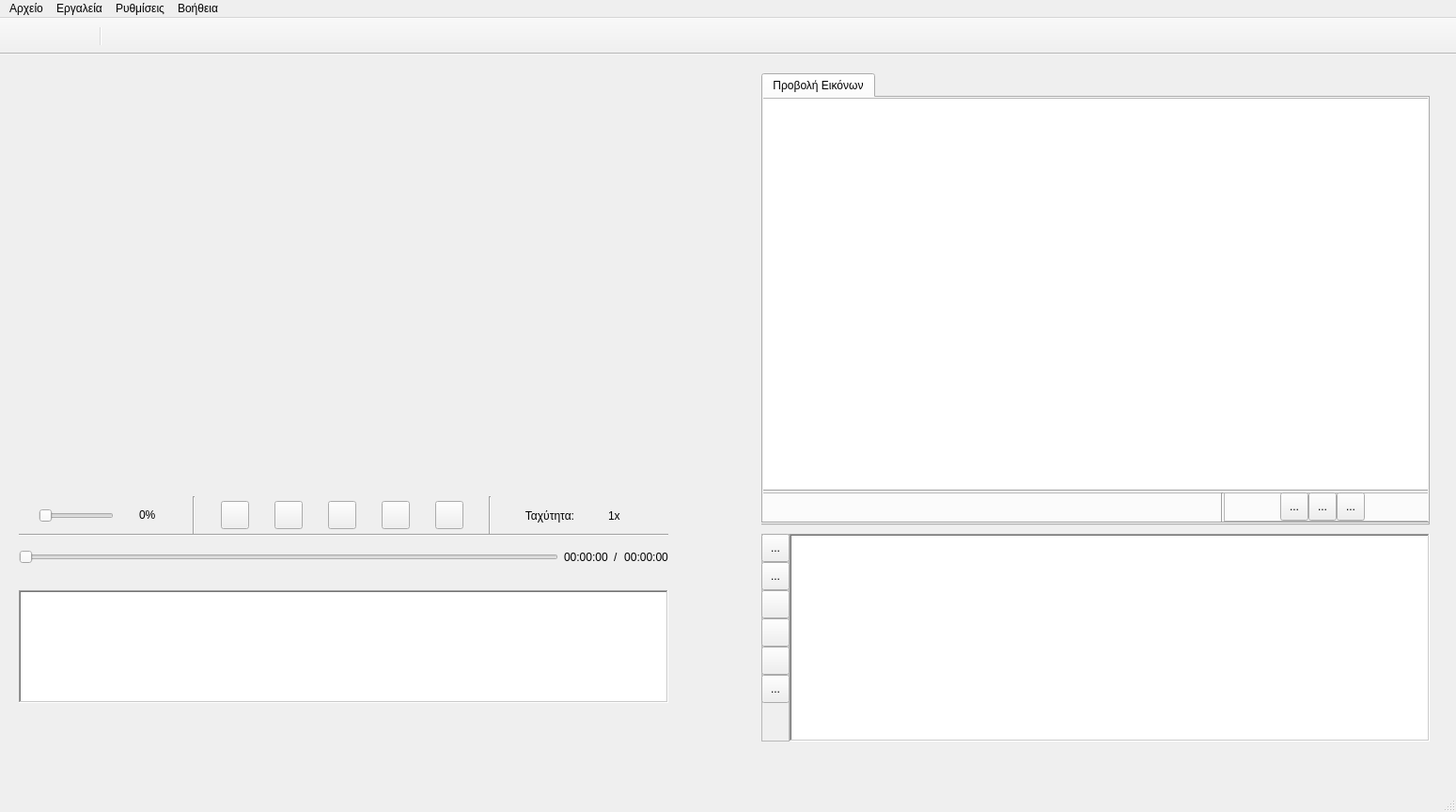
<?xml version="1.0" encoding="UTF-8"?>
<ui version="4.0">
 <class>MainWindow</class>
 <widget class="QMainWindow" name="MainWindow">
  <property name="geometry">
   <rect>
    <x>0</x>
    <y>0</y>
    <width>1549</width>
    <height>864</height>
   </rect>
  </property>
  <property name="minimumSize">
   <size>
    <width>900</width>
    <height>600</height>
   </size>
  </property>
  <property name="windowTitle">
   <string>Argus</string>
  </property>
  <property name="windowIcon">
   <iconset resource="resources.qrc">
    <normaloff>:/res/icons/warden.ico</normaloff>:/res/icons/warden.ico</iconset>
  </property>
  <property name="styleSheet">
   <string notr="true"/>
  </property>
  <widget class="QWidget" name="centralwidget">
   <property name="styleSheet">
    <string notr="true"/>
   </property>
   <widget class="QWidget" name="gridLayoutWidget">
    <property name="geometry">
     <rect>
      <x>20</x>
      <y>510</y>
      <width>691</width>
      <height>41</height>
     </rect>
    </property>
    <layout class="QGridLayout" name="gridVideoControl">
     <item row="1" column="0" alignment="Qt::AlignVCenter">
      <widget class="QSlider" name="sliderSeek">
       <property name="maximumSize">
        <size>
         <width>600</width>
         <height>16777215</height>
        </size>
       </property>
       <property name="orientation">
        <enum>Qt::Horizontal</enum>
       </property>
      </widget>
     </item>
     <item row="1" column="3" alignment="Qt::AlignHCenter|Qt::AlignVCenter">
      <widget class="QLabel" name="labelDuration">
       <property name="layoutDirection">
        <enum>Qt::LeftToRight</enum>
       </property>
       <property name="text">
        <string>00:00:00</string>
       </property>
       <property name="alignment">
        <set>Qt::AlignCenter</set>
       </property>
      </widget>
     </item>
     <item row="1" column="1" alignment="Qt::AlignVCenter">
      <widget class="QLabel" name="labelCurrent">
       <property name="text">
        <string>00:00:00</string>
       </property>
      </widget>
     </item>
     <item row="1" column="2" alignment="Qt::AlignHCenter|Qt::AlignVCenter">
      <widget class="QLabel" name="labelSep">
       <property name="text">
        <string>/</string>
       </property>
      </widget>
     </item>
     <item row="0" column="0" colspan="4">
      <widget class="Line" name="lineSepT">
       <property name="orientation">
        <enum>Qt::Horizontal</enum>
       </property>
      </widget>
     </item>
    </layout>
   </widget>
   <widget class="QWidget" name="horizontalLayoutWidget">
    <property name="geometry">
     <rect>
      <x>20</x>
      <y>20</y>
      <width>691</width>
      <height>451</height>
     </rect>
    </property>
    <layout class="QHBoxLayout" name="videoFrame"/>
   </widget>
   <widget class="QWidget" name="horizontalLayoutWidget_2">
    <property name="geometry">
     <rect>
      <x>20</x>
      <y>470</y>
      <width>691</width>
      <height>41</height>
     </rect>
    </property>
    <layout class="QHBoxLayout" name="videoButtons">
     <item alignment="Qt::AlignVCenter">
      <widget class="QSlider" name="sliderVolume">
       <property name="maximumSize">
        <size>
         <width>80</width>
         <height>16777215</height>
        </size>
       </property>
       <property name="orientation">
        <enum>Qt::Horizontal</enum>
       </property>
      </widget>
     </item>
     <item alignment="Qt::AlignVCenter">
      <widget class="QLabel" name="labelVolume">
       <property name="maximumSize">
        <size>
         <width>30</width>
         <height>16777215</height>
        </size>
       </property>
       <property name="text">
        <string>0%</string>
       </property>
      </widget>
     </item>
     <item>
      <widget class="Line" name="lineSepL">
       <property name="orientation">
        <enum>Qt::Vertical</enum>
       </property>
      </widget>
     </item>
     <item>
      <widget class="QPushButton" name="buttonPause">
       <property name="maximumSize">
        <size>
         <width>30</width>
         <height>30</height>
        </size>
       </property>
       <property name="styleSheet">
        <string notr="true"/>
       </property>
       <property name="text">
        <string/>
       </property>
       <property name="icon">
        <iconset resource="resources.qrc">
         <normaloff>:/res/icons/pause.png</normaloff>:/res/icons/pause.png</iconset>
       </property>
       <property name="iconSize">
        <size>
         <width>16</width>
         <height>16</height>
        </size>
       </property>
      </widget>
     </item>
     <item>
      <widget class="QPushButton" name="buttonDecRate">
       <property name="maximumSize">
        <size>
         <width>30</width>
         <height>30</height>
        </size>
       </property>
       <property name="text">
        <string/>
       </property>
       <property name="icon">
        <iconset resource="resources.qrc">
         <normaloff>:/res/icons/backwards.png</normaloff>:/res/icons/backwards.png</iconset>
       </property>
      </widget>
     </item>
     <item>
      <widget class="QPushButton" name="buttonPlay">
       <property name="maximumSize">
        <size>
         <width>30</width>
         <height>30</height>
        </size>
       </property>
       <property name="text">
        <string/>
       </property>
       <property name="icon">
        <iconset resource="resources.qrc">
         <normaloff>:/res/icons/play.png</normaloff>:/res/icons/play.png</iconset>
       </property>
       <property name="iconSize">
        <size>
         <width>16</width>
         <height>16</height>
        </size>
       </property>
      </widget>
     </item>
     <item>
      <widget class="QPushButton" name="buttonIncRate">
       <property name="maximumSize">
        <size>
         <width>30</width>
         <height>30</height>
        </size>
       </property>
       <property name="text">
        <string/>
       </property>
       <property name="icon">
        <iconset resource="resources.qrc">
         <normaloff>:/res/icons/forward.png</normaloff>:/res/icons/forward.png</iconset>
       </property>
      </widget>
     </item>
     <item>
      <widget class="QPushButton" name="buttonStop">
       <property name="maximumSize">
        <size>
         <width>30</width>
         <height>30</height>
        </size>
       </property>
       <property name="text">
        <string/>
       </property>
       <property name="icon">
        <iconset resource="resources.qrc">
         <normaloff>:/res/icons/stop.png</normaloff>:/res/icons/stop.png</iconset>
       </property>
      </widget>
     </item>
     <item>
      <widget class="Line" name="lineSepR">
       <property name="orientation">
        <enum>Qt::Vertical</enum>
       </property>
      </widget>
     </item>
     <item>
      <widget class="QLabel" name="labelRateTxt">
       <property name="maximumSize">
        <size>
         <width>70</width>
         <height>16777215</height>
        </size>
       </property>
       <property name="font">
        <font>
         <pointsize>9</pointsize>
        </font>
       </property>
       <property name="text">
        <string>Ταχύτητα:</string>
       </property>
       <property name="alignment">
        <set>Qt::AlignCenter</set>
       </property>
      </widget>
     </item>
     <item>
      <widget class="QLabel" name="labelRate">
       <property name="maximumSize">
        <size>
         <width>40</width>
         <height>16777215</height>
        </size>
       </property>
       <property name="text">
        <string>1x</string>
       </property>
       <property name="alignment">
        <set>Qt::AlignLeading|Qt::AlignLeft|Qt::AlignVCenter</set>
       </property>
      </widget>
     </item>
    </layout>
   </widget>
   <widget class="QWidget" name="gridLayoutWidget_2">
    <property name="geometry">
     <rect>
      <x>20</x>
      <y>550</y>
      <width>691</width>
      <height>161</height>
     </rect>
    </property>
    <layout class="QGridLayout" name="gridLayout">
     <item row="1" column="0">
      <widget class="QTextEdit" name="textLogger">
       <property name="maximumSize">
        <size>
         <width>16777215</width>
         <height>120</height>
        </size>
       </property>
       <property name="toolTip">
        <string>Log output.</string>
       </property>
       <property name="frameShape">
        <enum>QFrame::WinPanel</enum>
       </property>
      </widget>
     </item>
    </layout>
   </widget>
   <widget class="QWidget" name="gridLayoutWidget_3">
    <property name="geometry">
     <rect>
      <x>840</x>
      <y>510</y>
      <width>681</width>
      <height>221</height>
     </rect>
    </property>
    <layout class="QGridLayout" name="gridLayout_2">
     <item row="0" column="0">
      <widget class="QWidget" name="fileviewWidget" native="true">
       <widget class="QListView" name="galleryListView">
        <property name="geometry">
         <rect>
          <x>0</x>
          <y>0</y>
          <width>681</width>
          <height>221</height>
         </rect>
        </property>
        <property name="frameShape">
         <enum>QFrame::WinPanel</enum>
        </property>
       </widget>
      </widget>
     </item>
    </layout>
   </widget>
   <widget class="QFrame" name="filecontrolFrame">
    <property name="enabled">
     <bool>true</bool>
    </property>
    <property name="geometry">
     <rect>
      <x>810</x>
      <y>510</y>
      <width>30</width>
      <height>221</height>
     </rect>
    </property>
    <property name="frameShape">
     <enum>QFrame::StyledPanel</enum>
    </property>
    <property name="frameShadow">
     <enum>QFrame::Raised</enum>
    </property>
    <widget class="QToolButton" name="buttonOpenFolder">
     <property name="geometry">
      <rect>
       <x>0</x>
       <y>0</y>
       <width>30</width>
       <height>30</height>
      </rect>
     </property>
     <property name="maximumSize">
      <size>
       <width>30</width>
       <height>30</height>
      </size>
     </property>
     <property name="toolTip">
      <string>Επιλογή φακέλου.</string>
     </property>
     <property name="text">
      <string>...</string>
     </property>
     <property name="icon">
      <iconset resource="resources.qrc">
       <normaloff>:/res/icons/open.png</normaloff>:/res/icons/open.png</iconset>
     </property>
    </widget>
    <widget class="QToolButton" name="toolButton_2">
     <property name="geometry">
      <rect>
       <x>0</x>
       <y>30</y>
       <width>30</width>
       <height>30</height>
      </rect>
     </property>
     <property name="maximumSize">
      <size>
       <width>30</width>
       <height>30</height>
      </size>
     </property>
     <property name="text">
      <string>...</string>
     </property>
     <property name="icon">
      <iconset resource="resources.qrc">
       <normaloff>:/res/icons/refresh.png</normaloff>:/res/icons/refresh.png</iconset>
     </property>
    </widget>
    <widget class="QPushButton" name="buttonToggleView">
     <property name="geometry">
      <rect>
       <x>0</x>
       <y>60</y>
       <width>30</width>
       <height>30</height>
      </rect>
     </property>
     <property name="maximumSize">
      <size>
       <width>30</width>
       <height>30</height>
      </size>
     </property>
     <property name="toolTip">
      <string>&lt;html&gt;&lt;head/&gt;&lt;body&gt;&lt;p&gt;Εναλλαγή προεπισκόπισης εικόνας.&lt;/p&gt;&lt;/body&gt;&lt;/html&gt;</string>
     </property>
     <property name="text">
      <string/>
     </property>
     <property name="icon">
      <iconset resource="resources.qrc">
       <normaloff>:/res/icons/viewoff.png</normaloff>
       <normalon>:/res/icons/view.png</normalon>:/res/icons/viewoff.png</iconset>
     </property>
    </widget>
    <widget class="QPushButton" name="buttonImageUp">
     <property name="geometry">
      <rect>
       <x>0</x>
       <y>90</y>
       <width>30</width>
       <height>30</height>
      </rect>
     </property>
     <property name="maximumSize">
      <size>
       <width>30</width>
       <height>30</height>
      </size>
     </property>
     <property name="text">
      <string/>
     </property>
     <property name="icon">
      <iconset resource="resources.qrc">
       <normaloff>:/res/icons/arrow.png</normaloff>:/res/icons/arrow.png</iconset>
     </property>
    </widget>
    <widget class="QPushButton" name="buttonImageDown">
     <property name="geometry">
      <rect>
       <x>0</x>
       <y>120</y>
       <width>30</width>
       <height>30</height>
      </rect>
     </property>
     <property name="maximumSize">
      <size>
       <width>30</width>
       <height>30</height>
      </size>
     </property>
     <property name="text">
      <string/>
     </property>
     <property name="icon">
      <iconset resource="resources.qrc">
       <normaloff>:/res/icons/arrowdown.png</normaloff>:/res/icons/arrowdown.png</iconset>
     </property>
    </widget>
    <widget class="QToolButton" name="toolButton">
     <property name="geometry">
      <rect>
       <x>0</x>
       <y>150</y>
       <width>30</width>
       <height>30</height>
      </rect>
     </property>
     <property name="minimumSize">
      <size>
       <width>30</width>
       <height>30</height>
      </size>
     </property>
     <property name="maximumSize">
      <size>
       <width>30</width>
       <height>30</height>
      </size>
     </property>
     <property name="text">
      <string>...</string>
     </property>
     <property name="icon">
      <iconset resource="resources.qrc">
       <normaloff>:/res/icons/close.png</normaloff>:/res/icons/close.png</iconset>
     </property>
    </widget>
   </widget>
   <widget class="QTabWidget" name="tabWidget">
    <property name="geometry">
     <rect>
      <x>810</x>
      <y>20</y>
      <width>711</width>
      <height>481</height>
     </rect>
    </property>
    <property name="currentIndex">
     <number>0</number>
    </property>
    <widget class="QWidget" name="tab">
     <attribute name="icon">
      <iconset resource="resources.qrc">
       <normaloff>:/res/icons/select.png</normaloff>:/res/icons/select.png</iconset>
     </attribute>
     <attribute name="title">
      <string>Προβολή Εικόνων</string>
     </attribute>
     <widget class="QWidget" name="horizontalLayoutWidget_3">
      <property name="geometry">
       <rect>
        <x>-250</x>
        <y>-270</y>
        <width>751</width>
        <height>451</height>
       </rect>
      </property>
      <layout class="QHBoxLayout" name="horizontalLayout"/>
     </widget>
     <widget class="QGraphicsView" name="imagegraphicsView">
      <property name="geometry">
       <rect>
        <x>-10</x>
        <y>0</y>
        <width>731</width>
        <height>421</height>
       </rect>
      </property>
      <property name="minimumSize">
       <size>
        <width>689</width>
        <height>400</height>
       </size>
      </property>
     </widget>
     <widget class="Line" name="line">
      <property name="geometry">
       <rect>
        <x>0</x>
        <y>410</y>
        <width>721</width>
        <height>16</height>
       </rect>
      </property>
      <property name="orientation">
       <enum>Qt::Horizontal</enum>
      </property>
     </widget>
     <widget class="Line" name="line_2">
      <property name="geometry">
       <rect>
        <x>480</x>
        <y>420</y>
        <width>16</width>
        <height>31</height>
       </rect>
      </property>
      <property name="orientation">
       <enum>Qt::Vertical</enum>
      </property>
     </widget>
     <widget class="QFrame" name="frame">
      <property name="geometry">
       <rect>
        <x>490</x>
        <y>420</y>
        <width>221</width>
        <height>31</height>
       </rect>
      </property>
      <property name="frameShape">
       <enum>QFrame::StyledPanel</enum>
      </property>
      <property name="frameShadow">
       <enum>QFrame::Raised</enum>
      </property>
      <widget class="QToolButton" name="buttonZoomIn">
       <property name="geometry">
        <rect>
         <x>60</x>
         <y>0</y>
         <width>30</width>
         <height>30</height>
        </rect>
       </property>
       <property name="toolTip">
        <string>Μεγέθυνση εικόνας.</string>
       </property>
       <property name="text">
        <string>...</string>
       </property>
       <property name="icon">
        <iconset resource="resources.qrc">
         <normaloff>:/res/icons/zoom-in.png</normaloff>:/res/icons/zoom-in.png</iconset>
       </property>
      </widget>
      <widget class="QToolButton" name="buttonZoomOut">
       <property name="geometry">
        <rect>
         <x>90</x>
         <y>0</y>
         <width>30</width>
         <height>30</height>
        </rect>
       </property>
       <property name="toolTip">
        <string>Σμίκρυνση εικόνας.</string>
       </property>
       <property name="text">
        <string>...</string>
       </property>
       <property name="icon">
        <iconset resource="resources.qrc">
         <normaloff>:/res/icons/zoom-out.png</normaloff>:/res/icons/zoom-out.png</iconset>
       </property>
      </widget>
      <widget class="QToolButton" name="buttonZoomReset">
       <property name="geometry">
        <rect>
         <x>120</x>
         <y>0</y>
         <width>30</width>
         <height>30</height>
        </rect>
       </property>
       <property name="toolTip">
        <string>Επαναφορά εικόνας.</string>
       </property>
       <property name="text">
        <string>...</string>
       </property>
       <property name="icon">
        <iconset resource="resources.qrc">
         <normaloff>:/res/icons/zoom-reset.png</normaloff>:/res/icons/zoom-reset.png</iconset>
       </property>
      </widget>
     </widget>
    </widget>
   </widget>
   <widget class="Line" name="line_3">
    <property name="geometry">
     <rect>
      <x>810</x>
      <y>490</y>
      <width>710</width>
      <height>16</height>
     </rect>
    </property>
    <property name="orientation">
     <enum>Qt::Horizontal</enum>
    </property>
   </widget>
  </widget>
  <widget class="QStatusBar" name="statusbar"/>
  <widget class="QMenuBar" name="menubar">
   <property name="geometry">
    <rect>
     <x>0</x>
     <y>0</y>
     <width>1549</width>
     <height>22</height>
    </rect>
   </property>
   <property name="styleSheet">
    <string notr="true"/>
   </property>
   <property name="locale">
    <locale language="Greek" country="Greece"/>
   </property>
   <widget class="QMenu" name="menuFile">
    <property name="styleSheet">
     <string notr="true"/>
    </property>
    <property name="title">
     <string>Αρχείο</string>
    </property>
    <property name="toolTipsVisible">
     <bool>true</bool>
    </property>
    <addaction name="actionOpen"/>
    <addaction name="separator"/>
    <addaction name="actionExit"/>
   </widget>
   <widget class="QMenu" name="menuHelp">
    <property name="title">
     <string>Βοήθεια</string>
    </property>
    <property name="toolTipsVisible">
     <bool>true</bool>
    </property>
    <widget class="QMenu" name="menuAbout">
     <property name="title">
      <string>Σχετικά</string>
     </property>
     <property name="icon">
      <iconset resource="resources.qrc">
       <normaloff>:/res/icons/info.png</normaloff>:/res/icons/info.png</iconset>
     </property>
     <addaction name="actionQt"/>
     <addaction name="actionOpenCV"/>
     <addaction name="actionVS"/>
     <addaction name="separator"/>
     <addaction name="actionArgus"/>
    </widget>
    <addaction name="actionHelp"/>
    <addaction name="menuAbout"/>
    <addaction name="separator"/>
    <addaction name="actionContact"/>
   </widget>
   <widget class="QMenu" name="menuSettings">
    <property name="title">
     <string>Ρυθμίσεις</string>
    </property>
    <widget class="QMenu" name="menuDNN">
     <property name="enabled">
      <bool>true</bool>
     </property>
     <property name="title">
      <string>Ρυθμίσεις Νευρωνικού Δικτύου</string>
     </property>
     <property name="icon">
      <iconset resource="resources.qrc">
       <normaloff>:/res/icons/neural.png</normaloff>:/res/icons/neural.png</iconset>
     </property>
     <addaction name="actionNames"/>
     <addaction name="actionWeights"/>
     <addaction name="actionConfig"/>
    </widget>
    <addaction name="menuDNN"/>
    <addaction name="actionSavePrefs"/>
   </widget>
   <widget class="QMenu" name="menuTools">
    <property name="title">
     <string>Εργαλεία</string>
    </property>
    <addaction name="actionCatalog"/>
    <addaction name="actionTrain"/>
   </widget>
   <addaction name="menuFile"/>
   <addaction name="menuTools"/>
   <addaction name="menuSettings"/>
   <addaction name="menuHelp"/>
  </widget>
  <widget class="QToolBar" name="toolBar">
   <property name="windowTitle">
    <string>toolBar</string>
   </property>
   <property name="styleSheet">
    <string notr="true"/>
   </property>
   <property name="locale">
    <locale language="Greek" country="Greece"/>
   </property>
   <property name="movable">
    <bool>false</bool>
   </property>
   <attribute name="toolBarArea">
    <enum>TopToolBarArea</enum>
   </attribute>
   <attribute name="toolBarBreak">
    <bool>false</bool>
   </attribute>
   <addaction name="actionMetadata"/>
   <addaction name="actionClearLog"/>
   <addaction name="actionUnload"/>
   <addaction name="separator"/>
   <addaction name="actionDetectMotion"/>
   <addaction name="actionExtractFrames"/>
   <addaction name="actionVideoList"/>
  </widget>
  <action name="actionOpen">
   <property name="icon">
    <iconset resource="resources.qrc">
     <normaloff>:/res/icons/open.png</normaloff>:/res/icons/open.png</iconset>
   </property>
   <property name="text">
    <string>Άνοιγμα</string>
   </property>
   <property name="toolTip">
    <string>Άνοιγμα ενός αρχείου.</string>
   </property>
  </action>
  <action name="actionExit">
   <property name="icon">
    <iconset resource="resources.qrc">
     <normaloff>:/res/icons/exit.png</normaloff>:/res/icons/exit.png</iconset>
   </property>
   <property name="text">
    <string>Έξοδος</string>
   </property>
   <property name="toolTip">
    <string>Έξοδος απο το πρόγραμμα.</string>
   </property>
  </action>
  <action name="actionHelp">
   <property name="icon">
    <iconset resource="resources.qrc">
     <normaloff>:/res/icons/help.png</normaloff>:/res/icons/help.png</iconset>
   </property>
   <property name="text">
    <string>Οδηγός...</string>
   </property>
   <property name="iconText">
    <string>Help</string>
   </property>
   <property name="toolTip">
    <string>Άνοιγμα του οδηγού χρήσης.</string>
   </property>
  </action>
  <action name="actionMetadata">
   <property name="icon">
    <iconset resource="resources.qrc">
     <normaloff>:/res/icons/metadata.png</normaloff>:/res/icons/metadata.png</iconset>
   </property>
   <property name="text">
    <string/>
   </property>
   <property name="toolTip">
    <string>Προβολή μεταδεδομένων.</string>
   </property>
  </action>
  <action name="actionClearLog">
   <property name="icon">
    <iconset resource="resources.qrc">
     <normaloff>:/res/icons/duster.png</normaloff>:/res/icons/duster.png</iconset>
   </property>
   <property name="text">
    <string/>
   </property>
   <property name="toolTip">
    <string>Καθαρισμός ημερολογίου εκτέλεσης.</string>
   </property>
  </action>
  <action name="actionDetectMotion">
   <property name="icon">
    <iconset resource="resources.qrc">
     <normaloff>:/res/icons/runner.png</normaloff>:/res/icons/runner.png</iconset>
   </property>
   <property name="text">
    <string/>
   </property>
   <property name="toolTip">
    <string>Ανίχνευση κίνησης.</string>
   </property>
  </action>
  <action name="actionExtractFrames">
   <property name="icon">
    <iconset resource="resources.qrc">
     <normaloff>:/res/icons/select.png</normaloff>:/res/icons/select.png</iconset>
   </property>
   <property name="text">
    <string/>
   </property>
   <property name="toolTip">
    <string>Εξαγωγή καρέ.</string>
   </property>
   <property name="visible">
    <bool>false</bool>
   </property>
  </action>
  <action name="actionUnload">
   <property name="icon">
    <iconset resource="resources.qrc">
     <normaloff>:/res/icons/remove.png</normaloff>:/res/icons/remove.png</iconset>
   </property>
   <property name="text">
    <string/>
   </property>
   <property name="toolTip">
    <string>Αφαίρεση φορτωμένου αρχείου.</string>
   </property>
  </action>
  <action name="actionVideoList">
   <property name="icon">
    <iconset resource="resources.qrc">
     <normaloff>:/res/icons/video-camera.png</normaloff>:/res/icons/video-camera.png</iconset>
   </property>
   <property name="text">
    <string/>
   </property>
   <property name="iconText">
    <string/>
   </property>
   <property name="toolTip">
    <string>Προβολή αποθηκευμένων βίντεο.</string>
   </property>
   <property name="menuRole">
    <enum>QAction::NoRole</enum>
   </property>
  </action>
  <action name="actionNames">
   <property name="icon">
    <iconset resource="resources.qrc">
     <normaloff>:/res/icons/object-alignment.png</normaloff>:/res/icons/object-alignment.png</iconset>
   </property>
   <property name="text">
    <string>Αρχείο Ονομάτων...</string>
   </property>
   <property name="visible">
    <bool>true</bool>
   </property>
  </action>
  <action name="actionWeights">
   <property name="icon">
    <iconset resource="resources.qrc">
     <normaloff>:/res/icons/weigh-scale.png</normaloff>:/res/icons/weigh-scale.png</iconset>
   </property>
   <property name="text">
    <string>Αρχείο Βαρών...</string>
   </property>
  </action>
  <action name="actionConfig">
   <property name="icon">
    <iconset resource="resources.qrc">
     <normaloff>:/res/icons/settings.png</normaloff>:/res/icons/settings.png</iconset>
   </property>
   <property name="text">
    <string>Αρχείο Παραμετροποιήσεων...</string>
   </property>
  </action>
  <action name="actionQt">
   <property name="icon">
    <iconset resource="resources.qrc">
     <normaloff>:/res/icons/qt.png</normaloff>:/res/icons/qt.png</iconset>
   </property>
   <property name="text">
    <string>Σχετικά με το Qt...</string>
   </property>
  </action>
  <action name="actionOpenCV">
   <property name="icon">
    <iconset resource="resources.qrc">
     <normaloff>:/res/icons/opencv.png</normaloff>:/res/icons/opencv.png</iconset>
   </property>
   <property name="text">
    <string>Σχετικά με το OpenCV...</string>
   </property>
  </action>
  <action name="actionVS">
   <property name="icon">
    <iconset resource="resources.qrc">
     <normaloff>:/res/icons/vs.png</normaloff>:/res/icons/vs.png</iconset>
   </property>
   <property name="text">
    <string>Σχετικά με το Visual Studio 2022...</string>
   </property>
  </action>
  <action name="actionArgus">
   <property name="icon">
    <iconset resource="resources.qrc">
     <normaloff>:/res/icons/warden.ico</normaloff>:/res/icons/warden.ico</iconset>
   </property>
   <property name="text">
    <string>Σχετικά με το Argus...</string>
   </property>
  </action>
  <action name="actionContact">
   <property name="icon">
    <iconset resource="resources.qrc">
     <normaloff>:/res/icons/contact-us.png</normaloff>:/res/icons/contact-us.png</iconset>
   </property>
   <property name="text">
    <string>Επικοινωνία</string>
   </property>
  </action>
  <action name="actionCatalog">
   <property name="icon">
    <iconset resource="resources.qrc">
     <normaloff>:/res/icons/id.png</normaloff>:/res/icons/id.png</iconset>
   </property>
   <property name="text">
    <string>Κατάλογος Ατόμων...</string>
   </property>
  </action>
  <action name="actionTrain">
   <property name="icon">
    <iconset resource="resources.qrc">
     <normaloff>:/res/icons/robot.png</normaloff>:/res/icons/robot.png</iconset>
   </property>
   <property name="text">
    <string>Εκπαίδευση Νευρωνικού Δικτύου...</string>
   </property>
  </action>
  <action name="actionSavePrefs">
   <property name="icon">
    <iconset resource="resources.qrc">
     <normaloff>:/res/icons/diskette.png</normaloff>:/res/icons/diskette.png</iconset>
   </property>
   <property name="text">
    <string>Ρυθμίσεις Αποθήκευσης...</string>
   </property>
  </action>
 </widget>
 <resources>
  <include location="resources.qrc"/>
 </resources>
 <connections/>
</ui>
